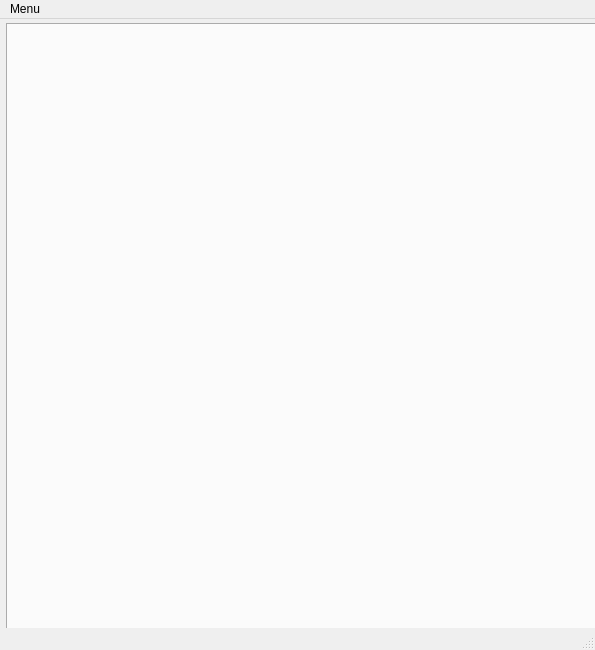
<?xml version="1.0" encoding="UTF-8"?>
<ui version="4.0">
 <class>MainWindow</class>
 <widget class="QMainWindow" name="MainWindow">
  <property name="geometry">
   <rect>
    <x>0</x>
    <y>0</y>
    <width>595</width>
    <height>650</height>
   </rect>
  </property>
  <property name="maximumSize">
   <size>
    <width>700</width>
    <height>650</height>
   </size>
  </property>
  <property name="windowTitle">
   <string>MainWindow</string>
  </property>
  <widget class="QWidget" name="centralwidget">
   <widget class="QTabWidget" name="tabWidget">
    <property name="geometry">
     <rect>
      <x>6</x>
      <y>4</y>
      <width>590</width>
      <height>630</height>
     </rect>
    </property>
   </widget>
  </widget>
  <widget class="QMenuBar" name="menubar">
   <property name="geometry">
    <rect>
     <x>0</x>
     <y>0</y>
     <width>595</width>
     <height>21</height>
    </rect>
   </property>
   <widget class="QMenu" name="menuMenu">
    <property name="title">
     <string>Menu</string>
    </property>
    <addaction name="actionexport"/>
    <addaction name="separator"/>
    <addaction name="actionExit"/>
   </widget>
   <addaction name="menuMenu"/>
  </widget>
  <widget class="QStatusBar" name="statusbar"/>
  <action name="actionexport">
   <property name="text">
    <string>export</string>
   </property>
  </action>
  <action name="actionExit">
   <property name="text">
    <string>Exit</string>
   </property>
   <property name="shortcut">
    <string>Esc</string>
   </property>
  </action>
 </widget>
 <resources/>
 <connections>
  <connection>
   <sender>actionExit</sender>
   <signal>triggered()</signal>
   <receiver>MainWindow</receiver>
   <slot>close()</slot>
   <hints>
    <hint type="sourcelabel">
     <x>-1</x>
     <y>-1</y>
    </hint>
    <hint type="destinationlabel">
     <x>299</x>
     <y>349</y>
    </hint>
   </hints>
  </connection>
 </connections>
</ui>
